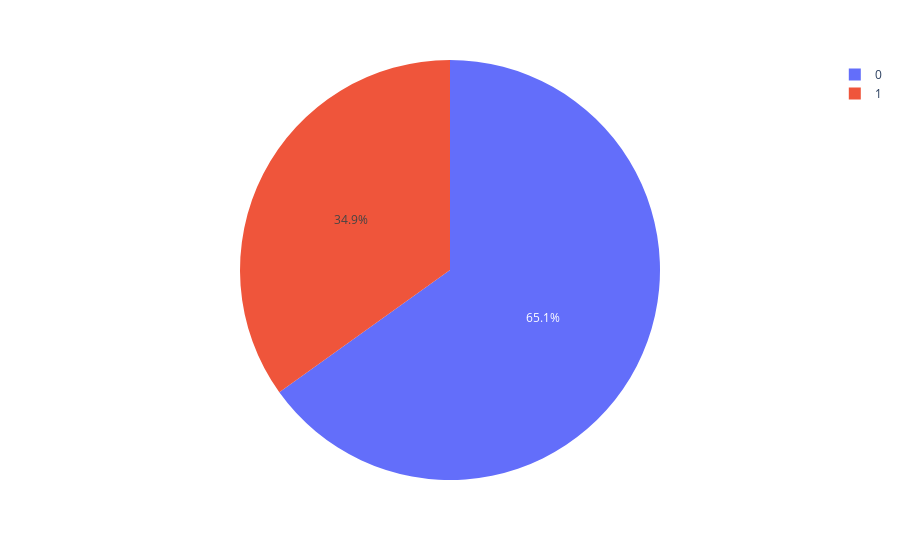

The cell this chart's notebook holds for it:
### Markdown cell above
#### Distribuição dos Dados

### Code cell
px.pie(dataset, names="Outcome")

### Figure 1 — Plotly figure (JSON) as saved in the notebook; plotly's stock layout.template omitted (floating-point values rounded to 4 significant figures; data arrays with more than 128 entries replaced by an {"elided": "..."} marker saying what was removed)
{"data": [{"domain": {"x": [0, 1], "y": [0, 1]}, "hovertemplate": "Outcome=%{label}<extra></extra>", "labels": {"elided": "768 int values"}, "legendgroup": "", "name": "", "showlegend": true, "type": "pie"}], "layout": {"legend": {"tracegroupgap": 0}, "margin": {"t": 60}}}
